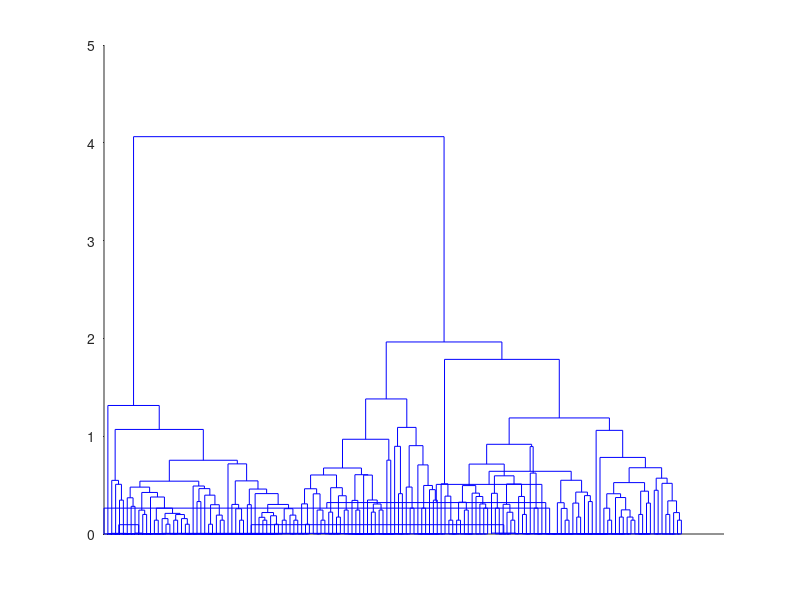

The MATLAB script that drew this image: (Note: this script raises an error after producing the figure.)
load fisheriris

% create a cluster tree using distances between observations in the iris data. 
% by using Euclidean distance.
eucD = pdist(meas,'euclidean');
clustTreeEuc = linkage(eucD,'average');

% cophenetic correlation is to verify that the cluster tree is consistent with the original distances. 
% Large values indicate that the tree fits the distances well, 
% in the sense that pairwise linkages between observations correlate with their actual pairwise distances. 
cophenet(clustTreeEuc,eucD)


% plot a dendrogram to visualize the hierarchy of clusters
% The root node in this tree is much higher than the remaining nodes, confirming 
% there are two large, distinct groups of observations

[h,nodes] = dendrogram(clustTreeEuc,0);
set(gca,'TickDir','out','TickLength',[.002 0],'XTickLabel',[]);

% cosine might also be a good choice of distance measure
cosD = pdist(meas,'cosine');
clustTreeCos = linkage(cosD,'average');
cophenet(clustTreeCos,cosD)

[h,nodes] = dendrogram(clustTreeCos,0);
set(gca,'TickDir','out','TickLength',[.002 0],'XTickLabel',[]);

% With 150 observations, the plot is cluttered, 
% can make a simplified dendrogram that does not display the very lowest levels of the tree.
[h,nodes] = dendrogram(clustTreeCos,12);
set(gca,'TickDir','out','TickLength',[.002 0],'XTickLabel',[]);


% The three highest nodes in this tree separate out three equally-sized groups, 
% plus a single specimen (labeled as leaf node 5) that is not near any others.

[sum(ismember(nodes,[11 12 9 10])) sum(ismember(nodes,[6 7 8])) ...
                  sum(ismember(nodes,[1 2 4 3])) sum(nodes==5)]
              
 % use the cluster function to cut the tree and explicitly partition observations into specific clusters
 % Using the hierarchy from the cosine distance to create clusters, 
 % specify a linkage height that will cut the tree below the three highest nodes, 
 % and create four clusters, then plot the clustered raw data.
ptsymb = {'bs','r^','md','go','c+'};
hidx = cluster(clustTreeCos,'criterion','distance','cutoff',.006);
for i = 1:5
    clust = find(hidx==i);
    plot3(meas(clust,1),meas(clust,2),meas(clust,3),ptsymb{i});
    hold on
end
hold off
xlabel('Sepal Length'); ylabel('Sepal Width'); zlabel('Petal Length');
view(-137,10);
grid on

% The above plot shows that the results from hierarchical clustering with cosine distance 
% are qualitatively similar to results from K-Means, using three clusters. 
% However, creating a hierarchical cluster tree allows us to visualize, all at once, 
% what would require considerable experimentation with different values for K in K-Means clustering.

% experiment with different linkages. 
% clustering the iris data with single linkage tends to link together objects 
% over larger distances than average distance does, 
% gives a very different interpretation of the structure in the data.
clustTreeSng = linkage(eucD,'single');
[h,nodes] = dendrogram(clustTreeSng,0);
set(gca,'TickDir','out','TickLength',[.002 0],'XTickLabel',[]);

% ref: 
% http://www.mathworks.com/products/statistics/demos.html?file=/products/demos/shipping/stats/clusterdemo.html
